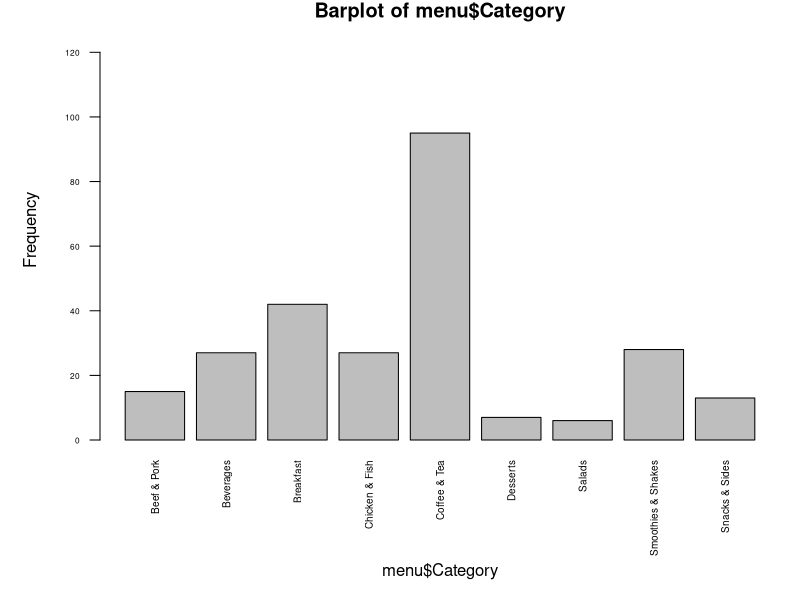
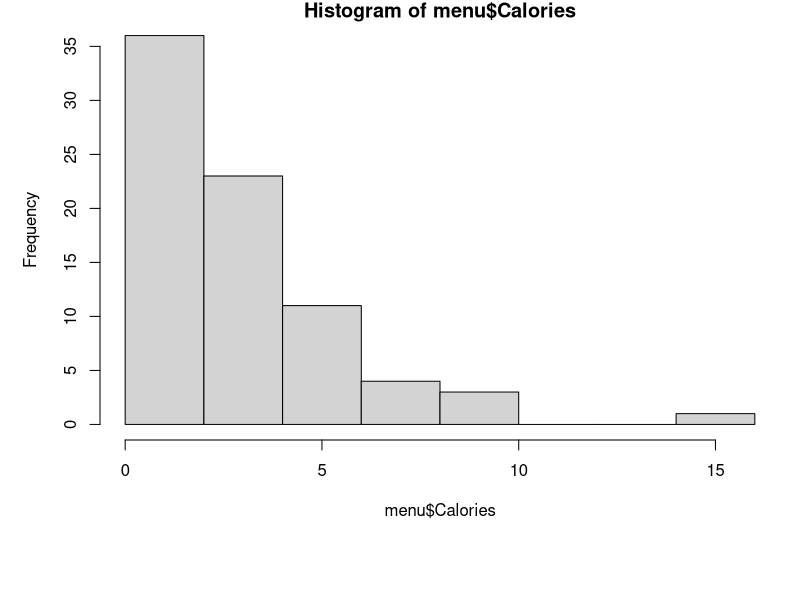
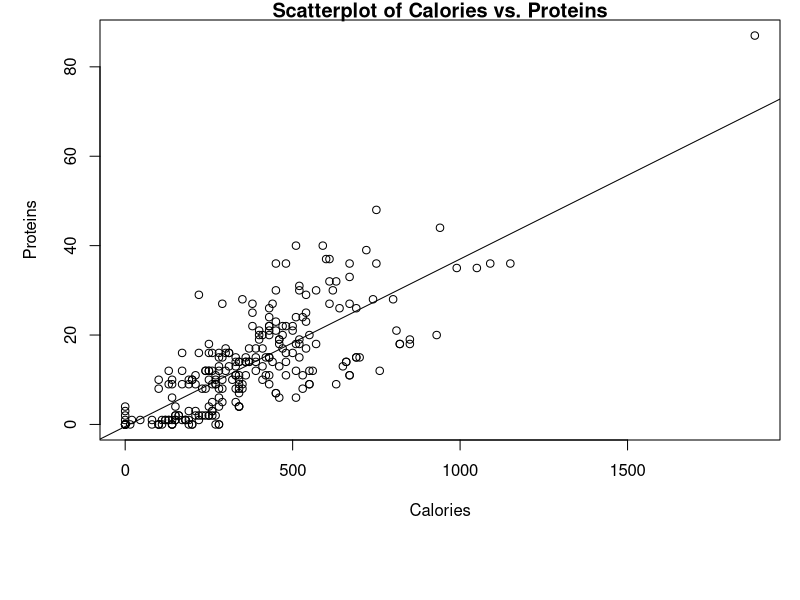
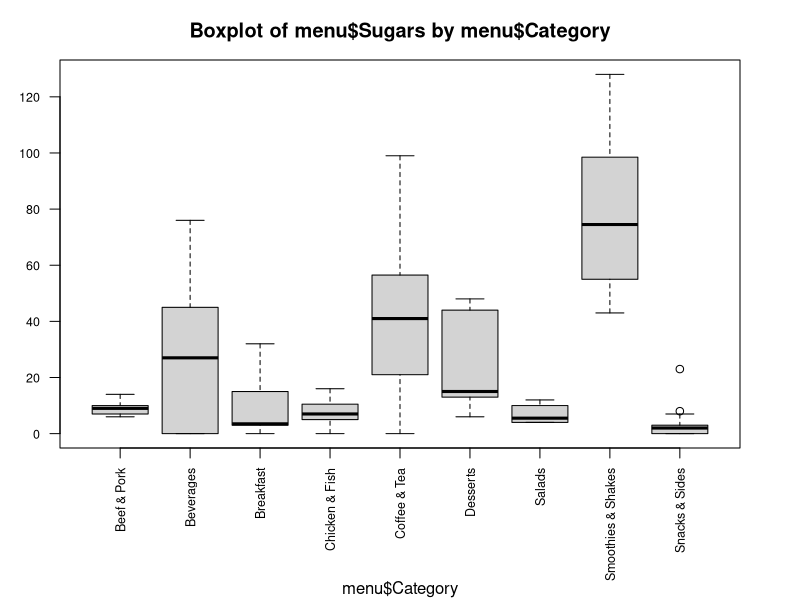

These charts were generated, in order, by the following R code:
## ---- chunk 1
knitr::opts_chunk$set(echo = TRUE)
## ---- chunk 2
2 + 2
10/2
17*5
3^3
## ---- chunk 3
setwd("C:/Users/Drusilla/Documents/STAT216")
menu <- read.csv("menu.csv", header=TRUE)
## ---- chunk 4
categories <- table(menu$Category)
par(mar= c(8,5,1,1))
barplot(categories,
        ylab = "Frequency", 
        ylim = c(0,130), 
        main="Barplot of menu$Category",
        las=2,
        cex.names = 0.60, #decrease font for axis names 
        cex.axis=0.50) #decrease font for axis labels
mtext(side=1, text= "menu$Category", line = 6)
## ---- chunk 5
calories <- table(menu$Calories)
hist(calories,
     ylab = "Frequency",
     xlab = "menu$Calories",
     breaks = 6, #of bins
     main="Histogram of menu$Calories")
## ---- chunk 6
#pearson correlation for 2 variables
cor(menu$Calories, menu$Protein,
    method = c("pearson"))
## ---- chunk 7
x <- menu$Calories
y <- menu$Protein
plot(x, y, main = "Scatterplot of Calories vs. Proteins", 
     xlab = "Calories", ylab = "Proteins",frame = TRUE)
abline(lm(y~x, data = menu), col="black") 
## ---- chunk 8
sugar <- menu$Sugars
category <- menu$Category

#showing the x-axis labels
par(mar=c(7.6, 3, 3, 3), 
    cex.axis = 0.75)
boxplot(sugar~category, main = "Boxplot of menu$Sugars by menu$Category", 
        xlab = "", #leave empty for mtext() to push down xlab by 6.5 
        ylab = "menu$Sugars",
        las=2)
mtext(side=1, text= "menu$Category", line = 6.5)

## ---- chunk 9
#calculating mean for each category by sugar content

tapply(menu$Sugars, menu$Category, mean)


#alternative but more lines of code
Breakfast <- subset(menu, Category == "Breakfast") #subset "Breakfast"
mean(Breakfast$Sugars) #mean for "Breakfast" by Sugars

#then repeat above for each category

